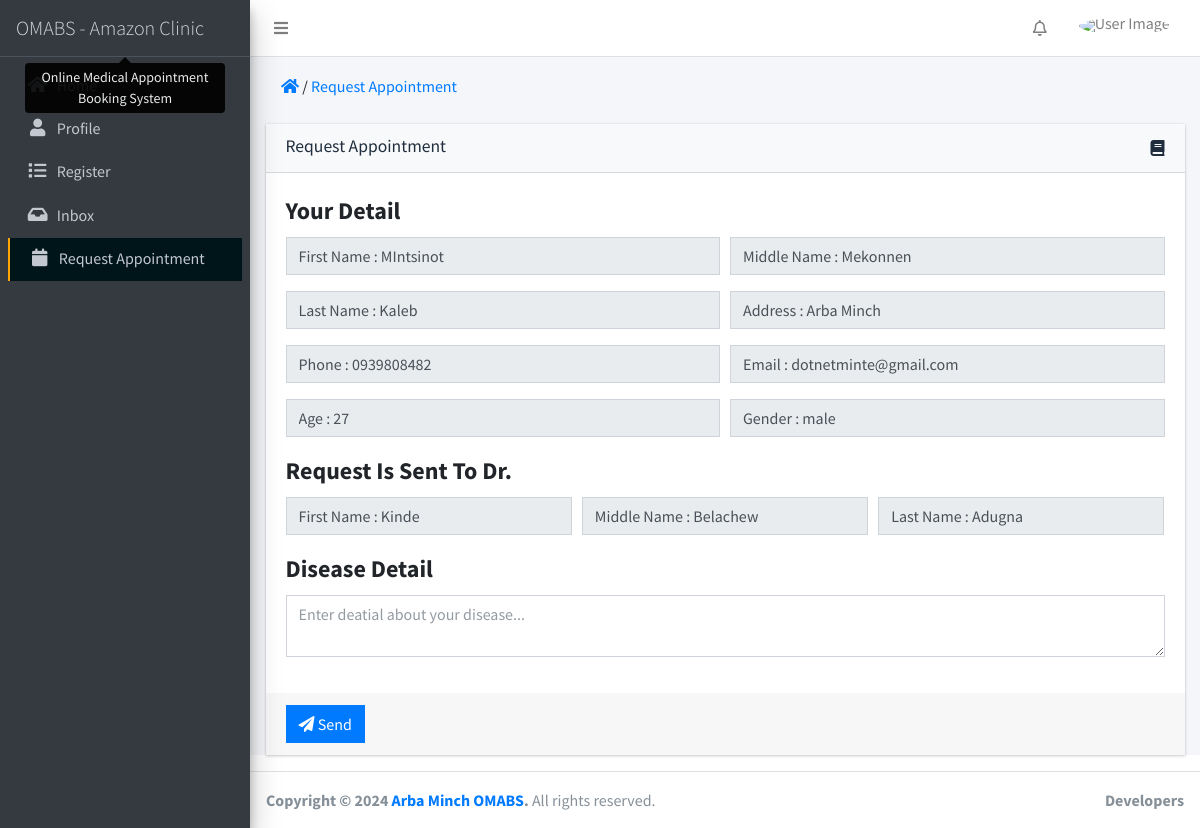
/patient/request-appointment.php?request-appointment=e005&fname=Kinde&mname=Belachew&lname=Adugna (signed in), run on the app's committed database.
### tables this page shows
CREATE TABLE `patient` (
  `pid` int(11) NOT NULL,
  `fname` varchar(60) NOT NULL,
  `mname` varchar(60) NOT NULL,
  `lname` varchar(60) NOT NULL,
  `age` int(20) NOT NULL,
  `gender` varchar(15) NOT NULL,
  `mstatus` varchar(13) NOT NULL,
  `phone` varchar(30) NOT NULL,
  `email` varchar(255) NOT NULL,
  `address` varchar(200) NOT NULL
);

### patient/request-appointment.php (the view, shortened to what the rows shown need)
<?php
include'../conn.php';
$msg = "";
?>
<!DOCTYPE html>
<html>
<head>
  <link rel="stylesheet" href="../plugins/fontawesome-free/css/all.min.css">
  <link rel="stylesheet" href="https://code.ionicframework.com/ionicons/2.0.1/css/ionicons.min.css">
  <link rel="stylesheet" href="../plugins/tempusdominus-bootstrap-4/css/tempusdominus-bootstrap-4.min.css">
  <link rel="stylesheet" href="../plugins/icheck-bootstrap/icheck-bootstrap.min.css">
  <link rel="stylesheet" href="../plugins/jqvmap/jqvmap.min.css">
  <link rel="stylesheet" href="../plugins/datatables-bs4/css/dataTables.bootstrap4.min.css">
  <link rel="stylesheet" href="../dist/css/adminlte.min.css">
  <link rel="stylesheet" href="../plugins/overlayScrollbars/css/OverlayScrollbars.min.css">
  <link rel="stylesheet" href="../plugins/daterangepicker/daterangepicker.css">
  <link rel="stylesheet" href="../plugins/summernote/summernote-bs4.css">
</head>
<body class="hold-transition sidebar-mini layout-fixed">
<div class="wrapper">
  <div class="content-wrapper">
    <section class="content">
      <div class="container-fluid">
        <?php if(!isset($_GET['request-appointment']) && !isset($_GET['view-requests']) && !isset($_GET['view-disease-detail']) && !isset($_GET['view-schedule'])){;?>
      <div class="content-header">
      <div class="container-fluid">
        <div class="row mb-2">
          <div class="col-sm-6">
            <ol class="breadcrumb float-sm-left">
              <li class="breadcrumb-item"><a href="index.php"><i class="fas fa-home"></i></a> / <a href="#" style="cursor: unset;">Request Appointment</a></li>
            </ol>
          </div>
        </div>
        </div>
        </div>
         <?=$msg;?>
        <div class="card">
        <div class="card-header">
              <h3 class="card-title">Available Doctors</h3>
              <a href="request-appointment.php?view-requests" class="float-sm-right" title="View Sent Requests"><i class="fa fa-eye"></i></a>
            </div>
            <div class="card-body">
              <table class="table table-bordered table-striped example1">
                <thead>
                <tr>
                  <th>No</th>
                  <th>Name</th>
                  <th>Phone</th>
                  <th>Speciality</th>
                  <th>Action</th>
                </tr>
                </thead>
                <tbody>
                <?php
                $num = 1;
                $qry = "SELECT *FROM employee WHERE position = 'doctor'";
                $qry_ext = mysqli_query($conn,$qry);
                while($row = mysqli_fetch_array($qry_ext)){
                  ?>
                <tr>
                  <td><?=$num;?></td>
                  <td>Dr. <?=$row['fname']." ".$row['mname']." ".$row['lname'];?></td>
                  <td><?=$row['phone'];?></td>
                  <td id=""><?=$row['speciality'];?></td>
                  <td><a href="request-appointment.php?request-appointment=<?php echo $row['emp_id']; ?>&fname=<?php echo $row['fname']; ?>&mname=<?php echo $row['mname']; ?>&lname=<?php echo $row['lname']; ?>"><i class="fa fa-book" style="color: red;" title="Request Appointment"></i></a></td>
                  <?php $num++; ?>
                </tr>
              <?php }?>
                </tbody>
                <tfoot>
                <tr>
                 <th>No</th>
                  <th>Name</th>
                  <th>Phone</th>
                  <th>Speciality</th>
                  <th>Action</th>
                </tr>
                </tfoot>
              </table>
            </div>
        </div>
      <?php } if(isset($_GET['view-requests'])){;?>
      <div class="content-header">
      <div class="container-fluid">
        <div class="row mb-2">
          <div class="col-sm-6">
            <ol class="breadcrumb float-sm-left">
              <li class="breadcrumb-item"><a href="index.php"><i class="fas fa-home"></i></a> / <a href="#" style="cursor: unset;">Request Appointment</a> / <a href="#" style="cursor: unset;">View Requests</a></li>
            </ol>
          </div>
        </div>
        </div>
        </div>
        <div class="card">
        <div class="card-header">
              <h3 class="card-title">Sent Requests</h3>
              <a href="request-appointment.php" class="float-sm-right" title="Request Appointment"><i class="fa fa-book"></i></a>
            </div>
            <div class="card-body">
              <table class="table table-bordered table-striped example1">
                <thead>
                <tr>
                  <th>No</th>
                  <th>To </th>
                  <th>Status</th>
                  <th>Action</th>
                </tr>
                </thead>
                <tbody>
                <?php
                $num = 1;
                $qry = "SELECT appointment.app_id, appointment.app_req, appointment.p_id, appointment.doc_id, patient.pid, employee.emp_id, employee.fname, employee.mname, employee.lname FROM appointment JOIN patient JOIN employee ON appointment.p_id = patient.pid AND appointment.doc_id = employee.emp_id AND patient.pid = (SELECT pid FROM patient WHERE email = '".$_SESSION['username']."') ORDER BY appointment.app_id DESC";
                $qry_ext = mysqli_query($conn,$qry);
                while($row = mysqli_fetch_array($qry_ext)){
                  ?>
                <tr>
                  <td><?=$num;?></td>
                  <td>Dr. <?=$row['fname']." ".$row['mname']." ".$row['lname'];?></td>
                  <td><?php if($row['app_req'] == 1){ echo "<span class='text-red'>Not Confirmed Yet</span>";}else { echo "<span class='text-success'>Confirmed</span>";}?></td>
                  <td><a href="request-appointment.php?view-disease-detail=<?php echo $row['app_id']; ?>"><i class="fa fa-eye" style="color: red;" title="View Disease Detail"></i></a> <?php if($row['app_req'] == '0'){ ?>| <a href="request-appointment.php?view-schedule=<?php echo $row['app_id']; ?>&fname=<?php echo $row['fname']; ?>&mname=<?php echo $row['mname']; ?>&lname=<?php echo $row['lname']; ?>"><i class="fa fa-eye" style="color: blue;" title="View Schedule"></i></a> <?php } ?></td>
                  <?php $num++; ?>
                </tr>
              <?php }?>
                </tbody>
                <tfoot>
                <tr>
                 <th>No</th>
                  <th>To </th>
                  <th>Status</th>
                  <th>Action</th>
                </tr>
                </tfoot>
              </table>
            </div>
        </div>
      <?php } if(isset($_GET['view-disease-detail'])) { ?>
   <div class="container-fluid">
    <div class="content-header">
      <div class="container-fluid">
        <div class="row mb-2">
          <div class="col-sm-6">
            <ol class="breadcrumb float-sm-left">
              <li class="breadcrumb-item"><a href="#"><i class="fa fa-home"></i></a> / <a href="#" style="cursor: unset;">Request Appointment</a> / <a href="#" style="cursor: unset;">View Disease Detail</a></li>
            </ol>
          </div>
        </div>
        </div>
        </div>
        <div class="card">
        <div class="card-header">
              <h3 class="card-title"><strong>Disease Detail</strong></h3>
              <a href="request-appointment.php" class="float-sm-right" title="Request Appointment"><i class="fa fa-book"></i></a>
            </div>
            <div class="card-body">
              <?php
                    $id = "";
                    $qry_select = "SELECT disease FROM appointment WHERE app_id = '".$_GET['view-disease-detail']."'";
                    $ext_query = mysqli_query($conn,$qry_select);
                    while($row = mysqli_fetch_array($ext_query)){?>
                      <p><?php echo $row['disease']; ?></p>
                    <?php } ?>
            </div>
            <div class="card-footer">
            </div>
        </div>
      </div>
    <?php } if(isset($_GET['view-schedule'])) { ?>
   <div class="container-fluid">
    <div class="content-header">
      <div class="container-fluid">
        <div class="row mb-2">
          <div class="col-sm-6">
            <ol class="breadcrumb float-sm-left">
              <li class="breadcrumb-item"><a href="#"><i class="fa fa-home"></i></a> / <a href="#" style="cursor: unset;">Request Appointment</a> / <a href="#" style="cursor: unset;">View Schedule</a></li>
            </ol>
          </div>
        </div>
        </div>
        </div>
        <div class="card">
        <div class="card-header">
              <h3 class="card-title"><strong>Schedule</strong></h3>
              <a href="request-appointment.php" class="float-sm-right" title="Request Appointment"><i class="fa fa-book"></i></a>
            </div>
            <div class="card-body">
              <?php
                    $id = "";
                    $qry_select = "SELECT *FROM appointment WHERE app_id = '".$_GET['view-schedule']."'";
                    $ext_query = mysqli_query($conn,$qry_select);
                    while($row = mysqli_fetch_array($ext_query)){?>
                      <p><?php echo "Date : ".$row['app_date']; ?></p>
                      <p><?php echo "Time : ".$row['app_time']; ?></p>
                      <p><?php echo "With Dr. : ".$_GET['fname']." ".$_GET['mname']." ".$_GET['lname']; ?></p>
                    <?php } ?>
            </div>
            <div class="card-footer">
            </div>
        </div>
      </div>
    <?php } if(isset($_GET['request-appointment'])){
        ?>
        <div class="card card-light">
              <form role="form" action="request-appointment.php" method="POST">
                <div class="card-body">
                 <div class="form-row">
                  <?php
                    $qry = "SELECT *FROM patient WHERE email = '".$_SESSION['username']."'";
                    $ext = mysqli_query($conn,$qry);
                    while($row = mysqli_fetch_array($ext)){
                  ?>
                  <div class="form-group col-sm-6">
                    <input type="text" class="form-control" name="fname" value="<?php echo "First Name : ".$row['fname']?>" placeholder="Enter First Name" readonly>
                  </div>
                  <div class="form-group col-sm-6">
                    <input type="text" class="form-control" name="mname" value="<?php echo "Middle Name : ".$row['mname']?>" placeholder="Enter Middle Name" readonly>
                  </div>
                </div>
                <div class="form-row">
                  <div class="form-group col-sm-6">
                    <input type="text" class="form-control" name="lname" value="<?php echo "Last Name : ".$row['lname']?>" placeholder="Enter Last Name" readonly>
                  </div>
                  <div class="form-group col-sm-6">
                    <input type="text" class="form-control" name="address" value="<?php echo "Address : ". $row['address']?>" placeholder="Enter City" readonly>
                  </div>
                </div>
                <div class="form-row">
                  <div class="form-group col-sm-6">
                    <input type="text" class="form-control" name="phone" value="<?php echo "Phone : ".$row['phone']?>" id="phone" placeholder="Enter Phone" readonly>
                  </div>
                  <div class="form-group col-sm-6" id="email">
                    <input type="email" class="form-control" name="email" value="<?php echo "Email : ".$row['email']?>" placeholder="Enter Email" readonly>
                  </div>
                </div>
                <div class="form-row">
                  <div class="form-group col-sm-6">
                    <input type="text" class="form-control" name="age" value="<?php echo "Age : ".$row['age']?>" readonly>
                  </div>
                  <div class="form-group col-sm-6">
                    <input type="email" class="form-control" name="gender" value="<?php echo "Gender : ". $row['gender']?>"  readonly>
                  </div>
                </div>
                <legend><b>Request Is Sent To Dr.</b></legend>
                <div class="form-row">
                  <div class="form-group col-sm-4">
                    <input type="text" class="form-control" name="phone" value="<?php echo "First Name : ".$_GET['fname']?>" readonly>
                  </div>
                  <div class="form-group col-sm-4">
                    <input type="text" class="form-control" name="email" value="<?php echo "Middle Name : ".$_GET['mname']?>" readonly>
                  </div>
                  <div class="form-group col-sm-4">
                    <input type="text" class="form-control" name="email" value="<?php echo "Last Name : ".$_GET['lname']?>" readonly>
                  </div>
                </div>
                <legend><b>Disease Detail</b></legend>
                <div class="form-row">
                <div class="form-group col-sm-12">
                  <textarea placeholder="Enter deatial about your disease..." class="form-control" name="disease" ></textarea>
                </div>
                </div>
                  <?php }?>
                </div>
              </form>
            </div>
      <?php } ?>
      </div>
    </section>
  </div>
</div>
</body>
</html>

### data on the page
patient: fname "First Name : MIntsinot", mname "Middle Name : Mekonnen", lname "Last Name : Kaleb", address "Address : Arba Minch", phone "Phone : 0939808482", email "Email : dotnetminte@gmail.com", age "Age : 27", gender "Gender : male"
